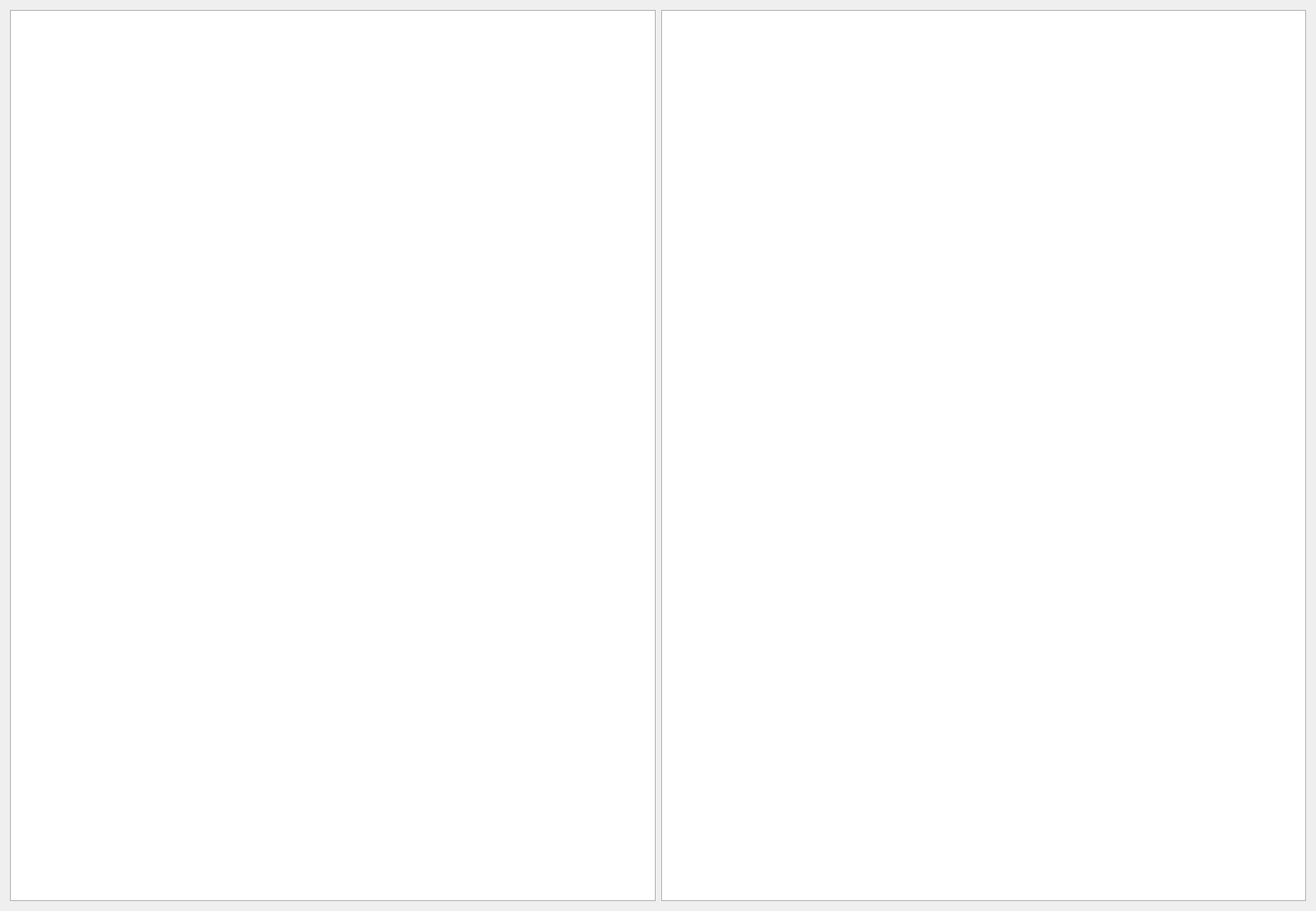
<?xml version="1.0" encoding="UTF-8"?>
<!--
 Copyright 2022 Petr Mrázek

 This source is subject to the Microsoft Permissive License (MS-PL).
 Please see the COPYING.md file for more information.
-->
<ui version="4.0">
 <class>ImportFTB::FTBAPage</class>
 <widget class="QWidget" name="ImportFTB::FTBAPage">
  <property name="geometry">
   <rect>
    <x>0</x>
    <y>0</y>
    <width>1461</width>
    <height>1011</height>
   </rect>
  </property>
  <layout class="QHBoxLayout" name="horizontalLayout">
   <item>
    <widget class="QTreeView" name="packList">
     <property name="maximumSize">
      <size>
       <width>16777215</width>
       <height>16777215</height>
      </size>
     </property>
     <property name="alternatingRowColors">
      <bool>true</bool>
     </property>
    </widget>
   </item>
   <item>
    <widget class="QTextBrowser" name="packDescription"/>
   </item>
  </layout>
 </widget>
 <resources/>
 <connections/>
</ui>
